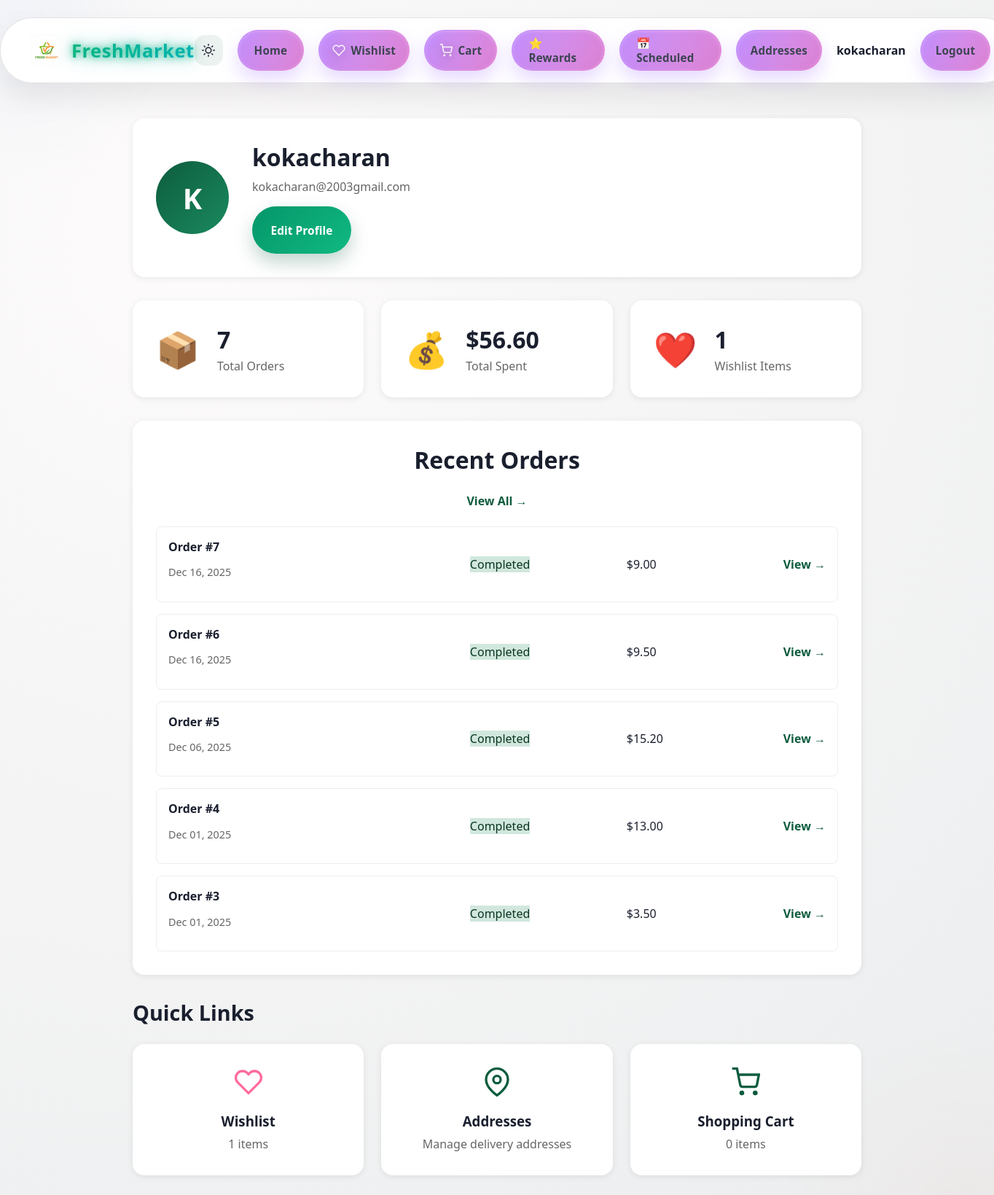
The page /profile (signed in) on the database its author committed.
### models.py (models this page shows)
class User(UserMixin, db.Model):
    id = db.Column(db.Integer, primary_key=True)
    username = db.Column(db.String(80), unique=True, nullable=False)
    email = db.Column(db.String(120), unique=True, nullable=True) # Nullable for migration, should be False for new users
    password_hash = db.Column(db.String(120), nullable=False)
    is_admin = db.Column(db.Boolean, default=False)
    reset_token = db.Column(db.String(100), nullable=True)
    reset_token_expiration = db.Column(db.DateTime, nullable=True)
    loyalty_points = db.Column(db.Integer, default=0)  # Loyalty rewards points
    cart_items = db.relationship('CartItem', backref='user', lazy=True)
    orders = db.relationship('Order', backref='user', lazy=True)
    addresses = db.relationship('Address', backref='user', lazy=True, cascade='all, delete-orphan')
    wishlist_items = db.relationship('Wishlist', backref='user', lazy=True, cascade='all, delete-orphan')
    loyalty_transactions = db.relationship('LoyaltyTransaction', backref='user', lazy=True, cascade='all, delete-orphan')
    scheduled_orders = db.relationship('ScheduledOrder', backref='user', lazy=True, cascade='all, delete-orphan')

class Order(db.Model):
    id = db.Column(db.Integer, primary_key=True)
    user_id = db.Column(db.Integer, db.ForeignKey('user.id'), nullable=False)
    address_id = db.Column(db.Integer, db.ForeignKey('address.id'), nullable=True)
    total_price = db.Column(db.Float, nullable=False)
    date = db.Column(db.DateTime, default=datetime.utcnow)
    status = db.Column(db.String(20), default='Pending')
    payment_method = db.Column(db.String(50), nullable=True)  # COD, Debit Card, Credit Card, UPI
    points_earned = db.Column(db.Integer, default=0)  # Loyalty points earned from this order
    points_redeemed = db.Column(db.Integer, default=0)  # Loyalty points used for discount
    scheduled_delivery_date = db.Column(db.DateTime, nullable=True)  # For scheduled orders
    delivery_time_slot = db.Column(db.String(50), nullable=True)  # e.g., "8 AM - 12 PM"
    items = db.relationship('OrderItem', backref='order', lazy=True)
    address = db.relationship('Address')

### routes.py (the view)
@main.route('/profile')
@login_required
def profile():
    total_orders = Order.query.filter_by(user_id=current_user.id).count()
    total_spent = db.session.query(db.func.sum(Order.total_price)).filter_by(user_id=current_user.id).scalar() or 0
    wishlist_count = Wishlist.query.filter_by(user_id=current_user.id).count()
    recent_orders = Order.query.filter_by(user_id=current_user.id).order_by(Order.date.desc()).limit(5).all()
    return render_template('profile.html',
                         total_orders=total_orders,
                         total_spent=total_spent,
                         wishlist_count=wishlist_count,
                         recent_orders=recent_orders)

### routes.py (called while the page is built)
@login_manager.user_loader
def load_user(user_id):
    return User.query.get(int(user_id))

@main.context_processor
def inject_cart_total():
    if current_user.is_authenticated:
        cart_items = CartItem.query.filter_by(user_id=current_user.id).all()
        total_price = sum(item.product.price * item.quantity for item in cart_items)
        total_items = sum(item.quantity for item in cart_items)
        return {'cart_total': total_price, 'cart_count': total_items}
    return {'cart_total': 0, 'cart_count': 0}

### templates/profile.html
{% extends "base.html" %}
{% block content %}
<div class="profile-container">
    <div class="profile-header">
        <div class="profile-avatar">
            <div class="avatar-circle">{{ current_user.username[0].upper() }}</div>
        </div>
        <div class="profile-info">
            <h1>{{ current_user.username }}</h1>
            <p class="profile-email">{{ current_user.email }}</p>
            <a href="{{ url_for('main.edit_profile') }}" class="btn btn-secondary">Edit Profile</a>
        </div>
    </div>
    <div class="stats-grid">
        <div class="stat-card">
            <div class="stat-icon">📦</div>
            <div class="stat-content">
                <h3 class="stat-value">{{ total_orders }}</h3>
                <p class="stat-label">Total Orders</p>
            </div>
        </div>
        <div class="stat-card">
            <div class="stat-icon">💰</div>
            <div class="stat-content">
                <h3 class="stat-value">${{ "%.2f"|format(total_spent) }}</h3>
                <p class="stat-label">Total Spent</p>
            </div>
        </div>
        <div class="stat-card">
            <div class="stat-icon">❤️</div>
            <div class="stat-content">
                <h3 class="stat-value">{{ wishlist_count }}</h3>
                <p class="stat-label">Wishlist Items</p>
            </div>
        </div>
    </div>
    <div class="recent-orders-section">
        <div class="section-header">
            <h2>Recent Orders</h2>
            <a href="{{ url_for('main.orders') }}" class="view-all-link">View All →</a>
        </div>
        {% if recent_orders %}
        <div class="recent-orders-list">
            {% for order in recent_orders %}
            <div class="recent-order-card">
                <div class="recent-order-info">
                    <h4>Order #{{ order.id }}</h4>
                    <p class="recent-order-date">{{ order.date.strftime('%b %d, %Y') }}</p>
                </div>
                <div class="recent-order-status">
                    <span class="status-badge status-{{ order.status.lower() }}">{{ order.status }}</span>
                </div>
                <div class="recent-order-total">
                    <p>${{ "%.2f"|format(order.total_price) }}</p>
                </div>
                <div class="recent-order-action">
                    <a href="{{ url_for('main.order_detail', order_id=order.id) }}" class="btn-link">View →</a>
                </div>
            </div>
            {% endfor %}
        </div>
        {% else %}
        <p class="no-orders-message">No orders yet. <a href="{{ url_for('main.index') }}">Start shopping!</a></p>
        {% endif %}
    </div>
    <div class="quick-links-section">
        <h2>Quick Links</h2>
        <div class="quick-links-grid">
            <a href="{{ url_for('main.wishlist') }}" class="quick-link-card">
                <svg width="40" height="40" viewBox="0 0 24 24" fill="none">
                    <path
                        d="M20.84 4.61a5.5 5.5 0 0 0-7.78 0L12 5.67l-1.06-1.06a5.5 5.5 0 0 0-7.78 7.78l1.06 1.06L12 21.23l7.78-7.78 1.06-1.06a5.5 5.5 0 0 0 0-7.78z"
                        stroke="#ff6b9d" stroke-width="2" stroke-linecap="round" stroke-linejoin="round" />
                </svg>
                <h3>Wishlist</h3>
                <p>{{ wishlist_count }} items</p>
            </a>
            <a href="{{ url_for('main.addresses') }}" class="quick-link-card">
                <svg width="40" height="40" viewBox="0 0 24 24" fill="none">
                    <path d="M21 10c0 7-9 13-9 13s-9-6-9-13a9 9 0 0 1 18 0z" stroke="#0d5c3e" stroke-width="2" />
                    <circle cx="12" cy="10" r="3" stroke="#0d5c3e" stroke-width="2" />
                </svg>
                <h3>Addresses</h3>
                <p>Manage delivery addresses</p>
            </a>
            <a href="{{ url_for('main.cart') }}" class="quick-link-card">
                <svg width="40" height="40" viewBox="0 0 24 24" fill="none">
                    <circle cx="9" cy="21" r="1" stroke="#0d5c3e" stroke-width="2" />
                    <circle cx="20" cy="21" r="1" stroke="#0d5c3e" stroke-width="2" />
                    <path d="M1 1h4l2.68 13.39a2 2 0 0 0 2 1.61h9.72a2 2 0 0 0 2-1.61L23 6H6" stroke="#0d5c3e"
                        stroke-width="2" />
                </svg>
                <h3>Shopping Cart</h3>
                <p>{{ cart_count }} items</p>
            </a>
        </div>
    </div>
</div>
{% endblock %}

### templates/base.html (shortened to what this page needs)
<!DOCTYPE html>
<html lang="en">
<head>
    <link rel="stylesheet" href="{{ url_for('static', filename='style.css') }}">
    <link rel="stylesheet" href="{{ url_for('static', filename='new_features.css') }}">
    <link rel="stylesheet" href="{{ url_for('static', filename='accessibility.css') }}">
    <link rel="stylesheet" href="{{ url_for('static', filename='animations.css') }}">
    <link rel="stylesheet" href="{{ url_for('static', filename='enhanced_animations.css') }}">
    <link rel="stylesheet" href="{{ url_for('static', filename='scroll_animations.css') }}">
    <link rel="stylesheet" href="{{ url_for('static', filename='login_decorations.css') }}">
</head>
<body class="{% block body_class %}{% endblock %}">
    <nav class="top-nav">
        <div class="logo">
            <img src="{{ url_for('static', filename='logo.png') }}" alt="FreshMarket Logo">
            <span>FreshMarket</span>
        </div>
        <div class="links">
            <button id="theme-toggle" class="theme-toggle ripple-parent" type="button" aria-label="Toggle theme"
                aria-pressed="false">
            </button>
            <a href="{{ url_for('main.index') }}" class="nav-link">Home</a>
            {% if current_user.is_authenticated %}
            <a href="{{ url_for('main.wishlist') }}" class="nav-link nav-link-icon">
                <svg width="18" height="18" viewBox="0 0 24 24" fill="none" aria-hidden="true">
                    <path
                        d="M20.84 4.61a5.5 5.5 0 0 0-7.78 0L12 5.67l-1.06-1.06a5.5 5.5 0 0 0-7.78 7.78l1.06 1.06L12 21.23l7.78-7.78 1.06-1.06a5.5 5.5 0 0 0 0-7.78z"
                        stroke="currentColor" stroke-width="2" stroke-linecap="round" stroke-linejoin="round" />
                </svg>
                Wishlist
            </a>
            <a href="{{ url_for('main.cart') }}" class="nav-link nav-link-icon">
                Cart
            </a>
            <a href="{{ url_for('main.loyalty') }}" class="nav-link nav-link-icon">
                ⭐ Rewards
            </a>
            <a href="{{ url_for('main.scheduled_orders') }}" class="nav-link nav-link-icon">
                📅 Scheduled
            </a>
            <a href="{{ url_for('main.addresses') }}" class="nav-link">Addresses</a>
            <span class="nav-user">{{ current_user.username }}</span>
            <a href="{{ url_for('main.logout') }}" class="nav-link">Logout</a>
            {% else %}
            <a href="{{ url_for('main.login') }}" class="nav-link">Login</a>
            <a href="{{ url_for('main.register') }}" class="nav-link">Register</a>
            {% endif %}
        </div>
    </nav>
    <div class="container">
        {% block content %}{% endblock %}
    </div>
</body>
</html>

### static/new_features.css (style rules this page uses)
.status-delivered, .status-completed { background: #d1e7dd; color: #0a3622; }
.profile-container { max-width: 1000px; margin: 0 auto; }
.profile-header { background: white; padding: 2rem; border-radius: 16px; box-shadow: 0 2px 8px rgba(0, 0, 0, 0.08); display: flex; gap: 2rem; align-items: center; margin-bottom: 2rem; }
.profile-avatar { flex-shrink: 0; }
.avatar-circle { width: 100px; height: 100px; border-radius: 50%; background: linear-gradient(135deg, #0d5c3e, #1a8a5f); color: white; display: flex; align-items: center; justify-content: center; font-size: 2.5rem; font-weight: 700; }
.profile-info h1 { margin: 0 0 0.5rem 0; }
.profile-email { color: #666; margin: 0 0 1rem 0; }
.stats-grid { display: grid; grid-template-columns: repeat(auto-fit, minmax(250px, 1fr)); gap: 1.5rem; margin-bottom: 2rem; }
.stat-card { background: white; padding: 2rem; border-radius: 16px; box-shadow: 0 2px 8px rgba(0, 0, 0, 0.08); display: flex; align-items: center; gap: 1.5rem; transition: all 0.3s ease; }
.stat-icon { font-size: 3rem; }
.stat-value { font-size: 2rem; font-weight: 700; color: #0d5c3e; margin: 0 0 0.25rem 0; }
.stat-label { color: #666; margin: 0; }
.recent-orders-section { background: white; padding: 2rem; border-radius: 16px; box-shadow: 0 2px 8px rgba(0, 0, 0, 0.08); margin-bottom: 2rem; }
.section-header { display: flex; justify-content: space-between; align-items: center; margin-bottom: 1.5rem; }
.section-header h2 { margin: 0; }
.view-all-link { color: #0d5c3e; text-decoration: none; font-weight: 600; }
.recent-orders-list { display: flex; flex-direction: column; gap: 1rem; }
.recent-order-card { display: grid; grid-template-columns: 2fr 1fr 1fr auto; gap: 1rem; align-items: center; padding: 1rem; border: 1px solid #eee; border-radius: 8px; transition: all 0.3s ease; }
.recent-order-info h4 { margin: 0 0 0.25rem 0; }
.recent-order-date { color: #666; font-size: 0.9rem; }
.btn-link { color: #0d5c3e; text-decoration: none; font-weight: 600; }
.quick-links-section { margin-bottom: 2rem; }
.quick-links-section h2 { margin-bottom: 1.5rem; }
.quick-links-grid { display: grid; grid-template-columns: repeat(auto-fit, minmax(250px, 1fr)); gap: 1.5rem; }
.quick-link-card { background: white; padding: 2rem; border-radius: 16px; box-shadow: 0 2px 8px rgba(0, 0, 0, 0.08); text-align: center; text-decoration: none; color: inherit; transition: all 0.3s ease; }
.quick-link-card svg { margin-bottom: 1rem; }
.quick-link-card h3 { margin: 0 0 0.5rem 0; color: #1a1a1a; }
.quick-link-card p { margin: 0; color: #666; }

### static/accessibility.css (style rules this page uses)
nav.top-nav { background: var(--surface-dark); color: var(--text-inverse); }
body[data-theme="light"] nav.top-nav { background: rgba(255, 255, 255, 0.95); color: var(--text-primary); border: 1px solid var(--border-light); box-shadow: var(--shadow-soft); }
body[data-theme="light"] .nav-link { color: var(--text-secondary); }
body[data-theme="light"] .nav-user { color: var(--text-primary); }
body[data-theme="light"] .btn { background: linear-gradient(135deg, var(--accent-secondary-dark), var(--accent-secondary)); color: #ffffff; }
body[data-theme="light"] h2, body[data-theme="light"] h3, body[data-theme="light"] h4 { color: var(--text-primary); }
.btn, .filter-chip, .nav-link, .add-to-cart-btn, .plus-btn, .search-button { min-height: 44px; min-width: 44px; display: inline-flex; align-items: center; justify-content: center; }

### static/enhanced_animations.css (style rules this page uses)
.nav-link { transition: all 0.3s cubic-bezier(0.4, 0, 0.2, 1); }
.btn, .add-to-cart-btn { transition: all 0.3s cubic-bezier(0.4, 0, 0.2, 1); }
.stat-card, .info-card { transition: all 0.3s cubic-bezier(0.4, 0, 0.2, 1); }
html { scroll-behavior: smooth; }

### static/scroll_animations.css (style rules this page uses)
html { scroll-behavior: smooth; }
.top-nav { position: sticky; top: 0; z-index: 1000; transition: all 0.3s ease-in-out; }

### rows shown on the page
User: username "kokacharan", username "K", email "kokacharan@2003gmail.com"
Order: id "7", date "Dec 16, 2025", status "Completed", total_price "9.00"
Order: id "6", date "Dec 16, 2025", status "Completed", total_price "9.50"
Order: id "5", date "Dec 06, 2025", status "Completed", total_price "15.20"
Order: id "4", date "Dec 01, 2025", status "Completed", total_price "13.00"
Order: id "3", date "Dec 01, 2025", status "Completed", total_price "3.50"

### other values the page prints
{{ total_orders }} "7"
{{ "%.2f"|format(total_spent) }} "56.60"
{{ wishlist_count }} "1"
{{ cart_count }} "0"
